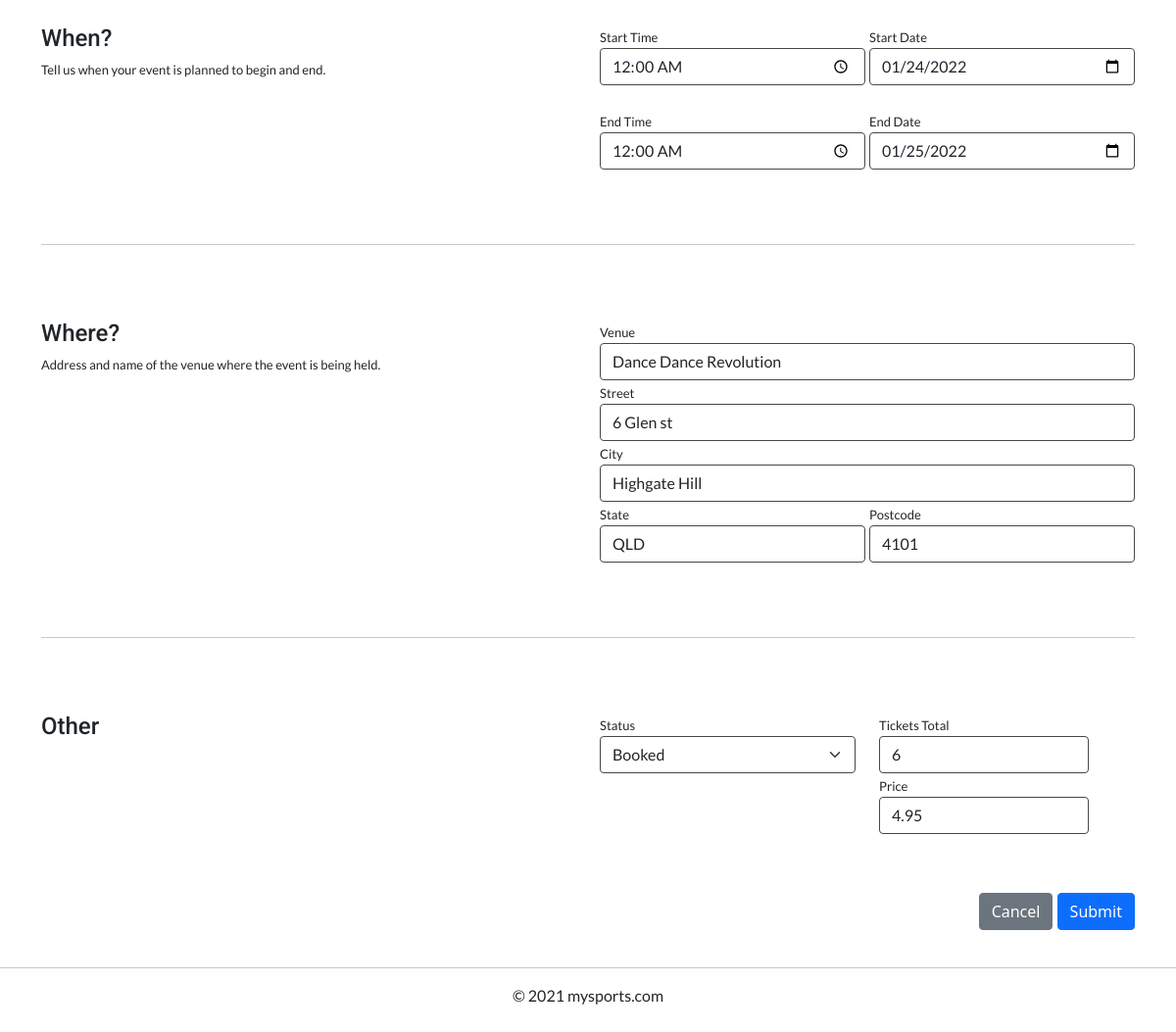
/edit_event/1 (signed in, lower part), run on an earlier commit of the app's database.
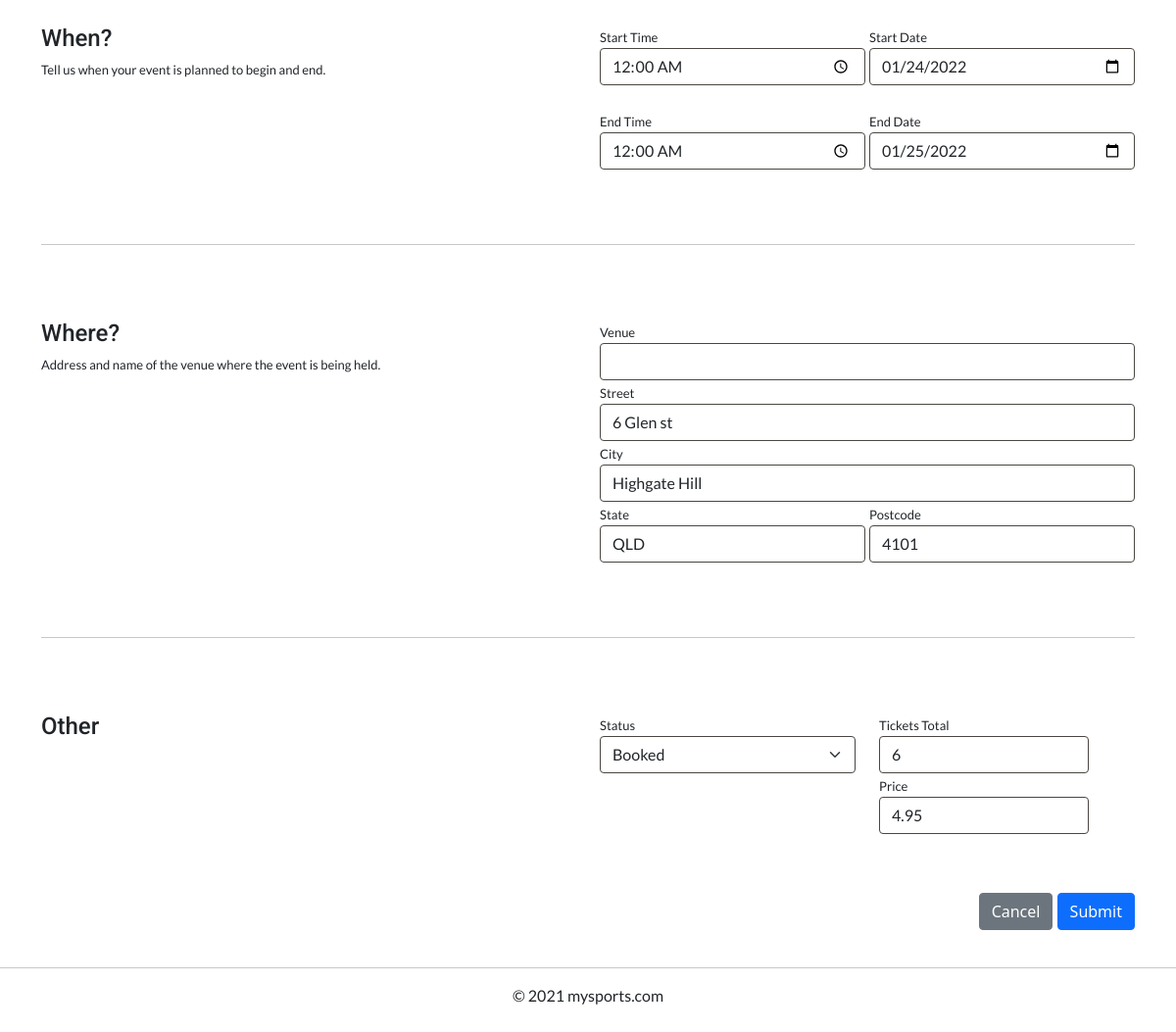
And on a later commit of the database.
### website/models.py (models this page shows, shortened)
class Event(db.Model):
    __tablename__ = 'events'
    event_id = db.Column(db.Integer, primary_key=True, autoincrement=True)
    title = db.Column(db.String(80))
    description = db.Column(db.String(2000))
    sport = db.Column(db.String(20))
    image = db.Column(db.String(100))
    venue = db.Column(db.String(50))
    address = db.Column(db.String(150))
    start_time = db.Column(db.DateTime())
    end_time = db.Column(db.DateTime())
    status = db.Column(db.String(15))
    tickets_total = db.Column(db.Integer())
    price = db.Column(db.Float())
    user_id = db.Column(db.Integer(), db.ForeignKey('users.user_id'))
    orders = db.relationship('Order')
    comments = db.relationship('Comment')
    @property
    def is_owner(self) -> bool:
        return (self.user == current_user)
    @property
    def user(self) -> User:
        return User.query.filter_by(user_id=self.user_id).first()

### website/views.py (the view, shortened to what this page needs)
@bp.route('/edit_event/<event_id>', methods=['GET', 'POST'])
@login_required
def edit_event(event_id):
    event:Event = Event.query.filter_by(event_id=event_id).first()
    if event is not None and event.is_owner:
        form = EventForm(obj=event)
        form.image.data = None
        form.start_time.data = event.start_time.time()
        form.start_date.data = event.start_time.date()
        form.end_time.data = event.end_time.time()
        form.end_date.data = event.end_time.date()
        street, city, postcode, state = event.address.split(',')
        form.street.data = street
        form.city.data = city
        form.postcode.data = postcode
        form.state.data = state
        return render_template('create_event.html', form=form)

### website/forms.py (shortened to what this page needs)
class EventForm(FlaskForm):
    title = StringField(validators=[InputRequired()])
    image = FileField(validators=[])
    description = TextAreaField(validators=[InputRequired(), Length(min=300)])
    sport = SelectField(choices=sports, validators=[InputRequired()])
    start_time = TimeField(validators=[InputRequired()])
    start_date = DateField(validators=[InputRequired()])
    end_time = TimeField(validators=[InputRequired()])
    end_date = DateField(validators=[InputRequired()])
    venue = StringField()
    street = StringField(validators=[InputRequired()])
    city = StringField(validators=[InputRequired()])
    state = StringField(validators=[InputRequired()])
    postcode = StringField(validators=[InputRequired()])
    status = SelectField(choices=statuses, validators=[InputRequired()])
    tickets_total = IntegerField(validators=[InputRequired()])
    price = FloatField(validators=[InputRequired()])
    submit = SubmitField('Submit')

### website/models.py (called while the page is built)
    def get_id(self):
        return (self.user_id)

### website/templates/create_event.html (shortened to what the changed rows need)
{% extends "base.html" %}
{% import "bootstrap/wtf.html" as wtf %}
{% block content %}
<div class="main-container">
    <div class="container">
        <form action="" method="post" class="form" enctype="multipart/form-data">
            <div class="row">
                <div class="col-12 col-sm-6">
                    <div class="form-group">
                        <div class="row">
                            <div class="col tight-right">
                                {{ wtf.form_field(form.start_time, class='form-control', type='time')}}
                            </div>
                        </div>
                    </div>
                    <br>
                    <div class="form-group">
                        <div class="row">
                            <div class="col tight-right">
                                {{ wtf.form_field(form.end_time, class='form-control', type='time')}}
                            </div>
                        </div>
                    </div>
                </div>
            </div>
            <div class="row">
                <div class="col-12 col-sm-6">
                    <div class="form-group">
                        {{ wtf.form_field(form.venue, class='form-control')}}
                    </div>
                </div>
            </div>
            <div class="row">
                <div class="col-12 col-sm-6">
                    <div class="row">
                        <div class="col-6">
                            <div class="form-group">
                                {{ wtf.form_field(form.status, class='form-select')}}
                            </div>
                        </div>
                        <div class="col-5">
                            <div class="form-group">
                                {{ wtf.form_field(form.tickets_total, class='form-control')}}
                            </div>
                            <div class="form-group">
                                {{ wtf.form_field(form.price, class='form-control')}}
                            </div>
                        </div>
                    </div>
                </div>
            </div>
        </form>
    </div>
</div>
{% endblock %}

What changed in the data, as far as the page shows it:
changed Event "Booked": venue "Dance Dance Revolution" → (not shown)
